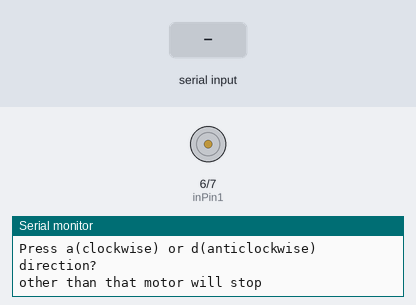
This sketch was run on a simulated Arduino Uno, built with avr-gcc and run on an emulated ATmega328P. On the bench: motor-driver pin pairs drawn as motors (green arrow = first pin HIGH = forward, orange = second pin HIGH = backward, longer = more drive), the last lines printed to the serial monitor. The test bench sets the inputs (shaded band).

Above: at 1.2 s.
1.3 s: "a" received over Serial
At 2.5 s:
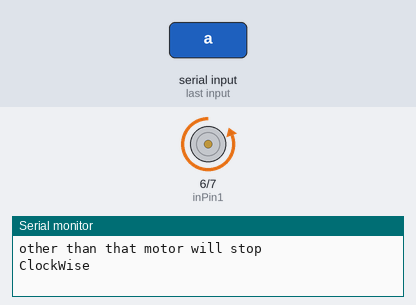
2.8 s: "d" received over Serial
At 3.7 s:
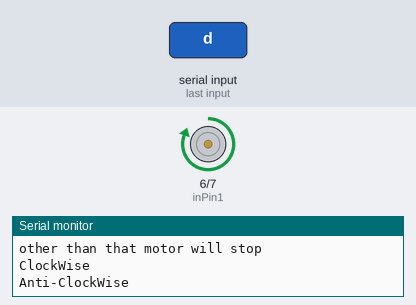
4.3 s: "1" received over Serial
At 4.9 s:
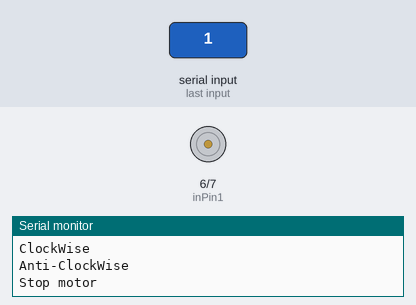
Timing chart, 0 to 7.3 s (numbered marks = the images above; inputs shaded):
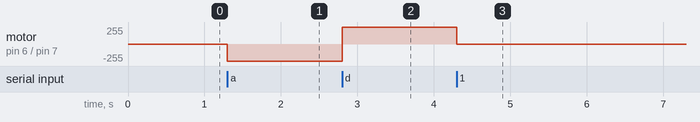

Measured:
- after the input at 1.3 s, motor on pin 6 (inPin1) / pin 7 (inPin2): stopped → backward 255/255 at once
- after the input at 2.8 s, motor on pin 6 (inPin1) / pin 7 (inPin2): backward 255/255 → forward 255/255 at once
- after the input at 4.3 s, motor on pin 6 (inPin1) / pin 7 (inPin2): forward 255/255 → stopped at once

The sketch:

DC_MOTOR.ino
```cpp
int inPin1 = 6;  //H-Bridge input pins
int inPin2 = 7;

void setup()
{
  Serial.begin(9600);
  pinMode(inPin1, OUTPUT);
  pinMode(inPin2, OUTPUT);
  Serial.println("Press a(clockwise) or d(anticlockwise) direction?");
  Serial.println("other than that motor will stop");
}
void loop()
{
  if(Serial.available())
  {
    char ch = Serial.read();
    if(ch == 'a')
    {
      Serial.println("ClockWise");
      digitalWrite(inPin1, LOW);
      digitalWrite(inPin2, HIGH);
    }
    else if(ch == 'd')
    {
      Serial.println("Anti-ClockWise");
      digitalWrite(inPin1, HIGH);
      digitalWrite(inPin2, LOW);
    }
    else
    {
      Serial.println("Stop motor");
      digitalWrite(inPin1, LOW);
      digitalWrite(inPin2, LOW);
    }
  }
}
```
